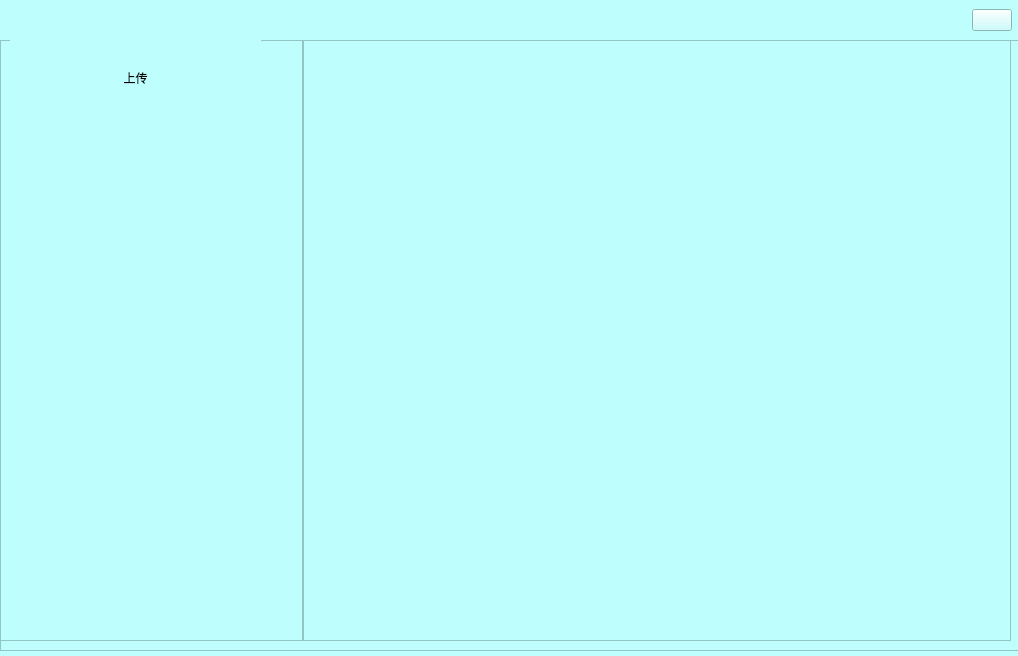
<?xml version="1.0" encoding="UTF-8"?>
<ui version="4.0">
 <class>Form</class>
 <widget class="QWidget" name="Form">
  <property name="windowModality">
   <enum>Qt::NonModal</enum>
  </property>
  <property name="enabled">
   <bool>true</bool>
  </property>
  <property name="geometry">
   <rect>
    <x>0</x>
    <y>0</y>
    <width>1018</width>
    <height>656</height>
   </rect>
  </property>
  <property name="windowTitle">
   <string>Form</string>
  </property>
  <property name="autoFillBackground">
   <bool>false</bool>
  </property>
  <property name="styleSheet">
   <string notr="true">background-color:rgb(190, 255, 253)
</string>
  </property>
  <property name="inputMethodHints">
   <set>Qt::ImhNone</set>
  </property>
  <widget class="QWidget" name="">
   <property name="geometry">
    <rect>
     <x>0</x>
     <y>0</y>
     <width>1021</width>
     <height>651</height>
    </rect>
   </property>
   <layout class="QVBoxLayout" name="verticalLayout">
    <property name="spacing">
     <number>0</number>
    </property>
    <item>
     <widget class="QWidget" name="widget" native="true">
      <property name="enabled">
       <bool>true</bool>
      </property>
      <property name="sizePolicy">
       <sizepolicy hsizetype="Preferred" vsizetype="Minimum">
        <horstretch>0</horstretch>
        <verstretch>0</verstretch>
       </sizepolicy>
      </property>
      <property name="maximumSize">
       <size>
        <width>16777215</width>
        <height>40</height>
       </size>
      </property>
      <property name="layoutDirection">
       <enum>Qt::RightToLeft</enum>
      </property>
      <layout class="QHBoxLayout" name="horizontalLayout">
       <property name="spacing">
        <number>0</number>
       </property>
       <property name="leftMargin">
        <number>9</number>
       </property>
       <property name="topMargin">
        <number>9</number>
       </property>
       <property name="rightMargin">
        <number>9</number>
       </property>
       <property name="bottomMargin">
        <number>9</number>
       </property>
       <item alignment="Qt::AlignRight">
        <widget class="QPushButton" name="exit">
         <property name="focusPolicy">
          <enum>Qt::ClickFocus</enum>
         </property>
         <property name="contextMenuPolicy">
          <enum>Qt::NoContextMenu</enum>
         </property>
         <property name="layoutDirection">
          <enum>Qt::LeftToRight</enum>
         </property>
         <property name="text">
          <string/>
         </property>
         <property name="icon">
          <iconset resource="res.qrc">
           <normaloff>:/ui/imgs/exit.png</normaloff>:/ui/imgs/exit.png</iconset>
         </property>
        </widget>
       </item>
      </layout>
     </widget>
    </item>
    <item>
     <widget class="QFrame" name="frame">
      <property name="sizePolicy">
       <sizepolicy hsizetype="Expanding" vsizetype="Expanding">
        <horstretch>0</horstretch>
        <verstretch>0</verstretch>
       </sizepolicy>
      </property>
      <property name="frameShape">
       <enum>QFrame::StyledPanel</enum>
      </property>
      <property name="frameShadow">
       <enum>QFrame::Raised</enum>
      </property>
      <widget class="QWidget" name="">
       <property name="geometry">
        <rect>
         <x>0</x>
         <y>0</y>
         <width>1011</width>
         <height>601</height>
        </rect>
       </property>
       <layout class="QHBoxLayout" name="horizontalLayout_2">
        <property name="spacing">
         <number>0</number>
        </property>
        <item>
         <widget class="QFrame" name="frame_2">
          <property name="sizePolicy">
           <sizepolicy hsizetype="Preferred" vsizetype="Preferred">
            <horstretch>3</horstretch>
            <verstretch>0</verstretch>
           </sizepolicy>
          </property>
          <property name="frameShape">
           <enum>QFrame::StyledPanel</enum>
          </property>
          <property name="frameShadow">
           <enum>QFrame::Raised</enum>
          </property>
          <widget class="QWidget" name="verticalLayoutWidget">
           <property name="geometry">
            <rect>
             <x>10</x>
             <y>0</y>
             <width>251</width>
             <height>591</height>
            </rect>
           </property>
           <layout class="QVBoxLayout" name="verticalLayout_2">
            <item>
             <widget class="QPushButton" name="pushButton">
              <property name="minimumSize">
               <size>
                <width>50</width>
                <height>75</height>
               </size>
              </property>
              <property name="maximumSize">
               <size>
                <width>9999999</width>
                <height>75</height>
               </size>
              </property>
              <property name="mouseTracking">
               <bool>true</bool>
              </property>
              <property name="styleSheet">
               <string notr="true">border:none
</string>
              </property>
              <property name="text">
               <string>上传</string>
              </property>
              <property name="icon">
               <iconset resource="res.qrc">
                <normaloff>:/ui/imgs/upload.png</normaloff>:/ui/imgs/upload.png</iconset>
              </property>
              <property name="iconSize">
               <size>
                <width>40</width>
                <height>40</height>
               </size>
              </property>
             </widget>
            </item>
            <item>
             <spacer name="verticalSpacer">
              <property name="orientation">
               <enum>Qt::Vertical</enum>
              </property>
              <property name="sizeHint" stdset="0">
               <size>
                <width>20</width>
                <height>40</height>
               </size>
              </property>
             </spacer>
            </item>
           </layout>
          </widget>
         </widget>
        </item>
        <item>
         <widget class="QFrame" name="frame_3">
          <property name="sizePolicy">
           <sizepolicy hsizetype="Preferred" vsizetype="Preferred">
            <horstretch>7</horstretch>
            <verstretch>0</verstretch>
           </sizepolicy>
          </property>
          <property name="frameShape">
           <enum>QFrame::StyledPanel</enum>
          </property>
          <property name="frameShadow">
           <enum>QFrame::Raised</enum>
          </property>
         </widget>
        </item>
       </layout>
      </widget>
     </widget>
    </item>
   </layout>
  </widget>
 </widget>
 <resources>
  <include location="res.qrc"/>
 </resources>
 <connections/>
</ui>
